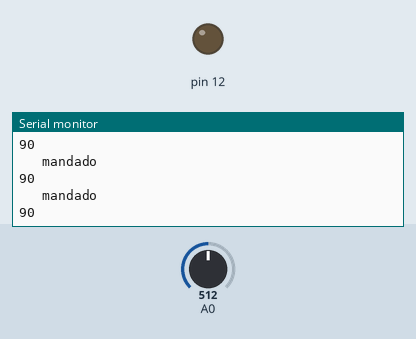
Recording of a sketch running on a simulated Arduino Uno, built with avr-gcc and run on an emulated ATmega328P. Shown: output pins drawn as LEDs (lit = HIGH), the last lines printed to the serial monitor. The test bench sets the inputs (shaded band); at power-on: A0 = 512. No radio packets arrive unless stated.

Above: at 1.2 s.
1.3 s: A0 set to 61
At 2.2 s:
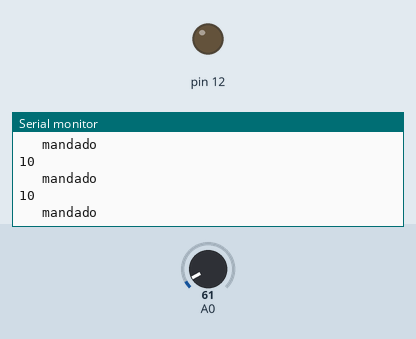
2.8 s: A0 set to 53
At 3.4 s:
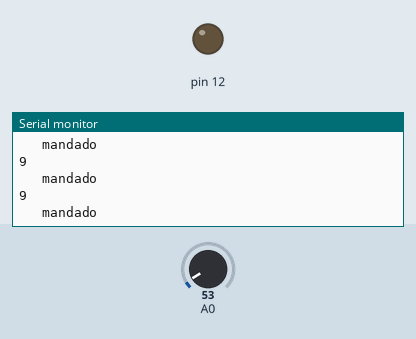
Timing chart, 0 to 5.8 s (numbered marks = the images above; inputs shaded):
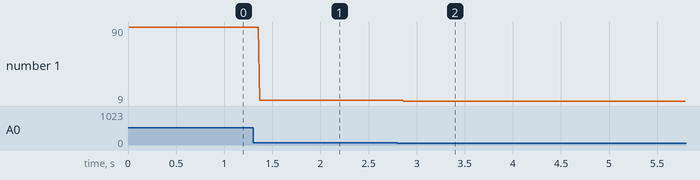

The sketch:

Transmitter_Code.ino
```cpp
/*
* Arduino Wireless Communication Tutorial
*     Example 2 - Transmitter Code
*
* by Dejan Nedelkovski, www.HowToMechatronics.com
*
* Library: TMRh20/RF24, https://github.com/tmrh20/RF24/
*/
#include <SPI.h>
#include <nRF24L01.h>
#include <RF24.h>
//#define led 12


RF24 radio(7, 8); // CE, CSN

const byte addresses[][6] = {"00001", "00002"};
//boolean buttonState = 0;

void setup() {
  pinMode(12, OUTPUT);
  radio.begin();
  radio.openWritingPipe(addresses[1]); // 00002
//  radio.openReadingPipe(1, addresses[0]); // 00001
  radio.setPALevel(RF24_PA_MAX);
  radio.setDataRate(RF24_250KBPS);
  Serial.begin(9600);
}

void loop() {
  delay(5);
//  radio.stopListening();
  int potValue = analogRead(A0);
  int angleValue = map(potValue, 0, 1023, 0, 180);
  Serial.println(angleValue);
  radio.write(&angleValue, sizeof(angleValue));
  bool ok = radio.write(&angleValue, sizeof(angleValue));
  if(ok){
    Serial.println("\t mandado");
  }else{
    Serial.println("\t no mandado");
  }


/*  delay(5);
  radio.startListening();
  while (!radio.available());
  radio.read(&buttonState, sizeof(buttonState));
  if (buttonState == HIGH) {
    digitalWrite(led, HIGH);
  }
  else {
    digitalWrite(led, LOW);
  }*/
}
```

Measured:
- after the input at 1.3 s, the serial monitor: prints a new line after 0.07 s (image 1)
- after the input at 2.8 s, the serial monitor: prints a new line after 0.07 s (image 2)
- plotted number 1: 90 → 10 after the input at 1.3 s, 10 → 9 after the input at 2.8 s
